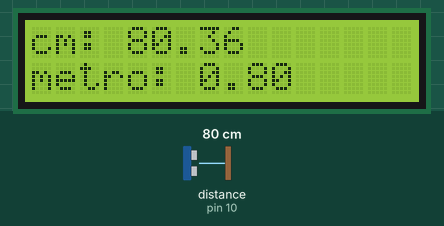
Recording of a sketch running on a simulated Arduino Uno, built with avr-gcc and run on an emulated ATmega328P. Shown: 16×2 character LCD. Inputs (shaded band) come from the test bench; at power-on: distance to the obstacle (sensor on pin 10) 80 cm. The echo pulse lasts 58.3 µs per cm.

Above: at 2.7 s.
2.8 s: distance to the obstacle (sensor on pin 10) set to 2 cm
At 4.4 s:
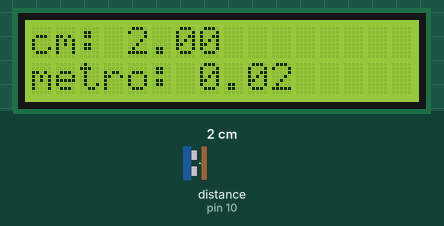
5.0 s: distance to the obstacle (sensor on pin 10) set to 4 cm
At 6.4 s:
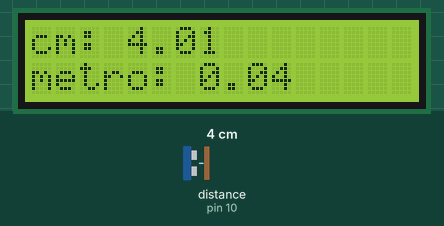
7.1 s: distance to the obstacle (sensor on pin 10) set to 9 cm
At 8.4 s:
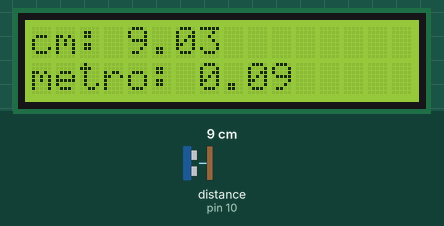
Timing chart, 0 to 10.1 s (numbered marks = the images above; inputs shaded):
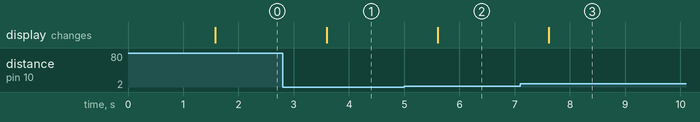

The sketch:

arduino-code.ino
```cpp
int PinoPulso = 13;
int PinoRetorno = 10;

float leituraSensor(int PinoPulso, int PinoRetorno) {
  pinMode(PinoPulso, OUTPUT);
  digitalWrite(PinoPulso, LOW);
  delayMicroseconds(2);
  digitalWrite(PinoPulso, HIGH);
  delayMicroseconds(10);
  digitalWrite(PinoPulso, LOW);
  pinMode(PinoRetorno, INPUT);
  return (pulseIn(PinoRetorno, HIGH)* 0.01723);
}
#include <LiquidCrystal.h>
float cm = 0;
float metro = 0;

LiquidCrystal lcd(12, 11, 5, 4, 3, 2);

void setup() {
  lcd.begin(16, 2);
  lcd.print("Trena digital");
  delay(1500);
  lcd.setCursor(0, 1);
  pinMode(7, INPUT);
}

void loop() {
  lcd.clear();
  cm = leituraSensor(13, 10);
  metro = (cm / 100);
  lcd.setCursor(0, 0);
  lcd.print("cm: ");
  lcd.setCursor(4,0);
  lcd.print(cm);
  lcd.setCursor(0,1);
  lcd.print("metro: ");
  lcd.setCursor(7,1);
  lcd.print(metro);
  delay(1000);
}
```

Measured:
- after the input at 2.8 s, the display: changes after 0.79 s (image 1)
- after the input at 5.0 s, the display: changes after 0.61 s (image 2)
- after the input at 7.1 s, the display: changes after 0.52 s (image 3)
